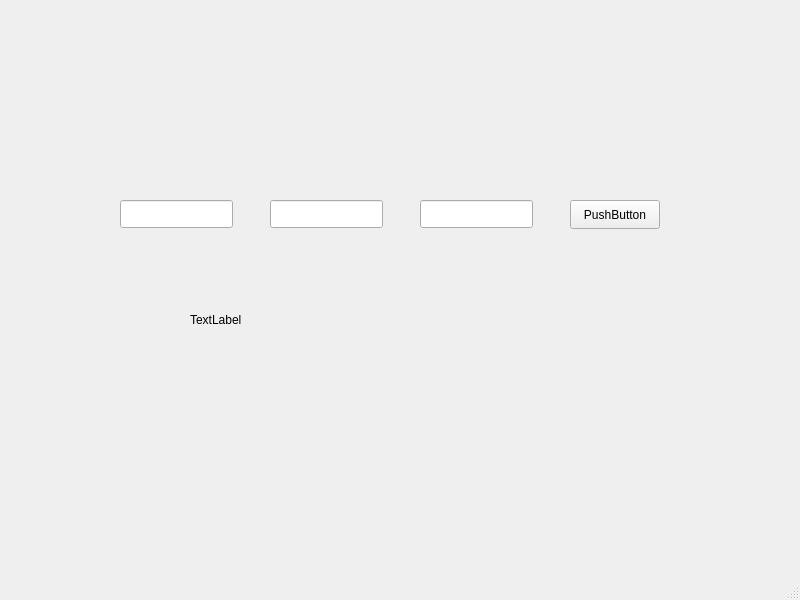
<?xml version="1.0" encoding="UTF-8"?>
<ui version="4.0">
 <class>MainWindow</class>
 <widget class="QMainWindow" name="MainWindow">
  <property name="geometry">
   <rect>
    <x>0</x>
    <y>0</y>
    <width>800</width>
    <height>600</height>
   </rect>
  </property>
  <property name="windowTitle">
   <string>MainWindow</string>
  </property>
  <widget class="QWidget" name="centralwidget">
   <widget class="QLineEdit" name="lineA">
    <property name="geometry">
     <rect>
      <x>120</x>
      <y>200</y>
      <width>113</width>
      <height>28</height>
     </rect>
    </property>
   </widget>
   <widget class="QLineEdit" name="lineB">
    <property name="geometry">
     <rect>
      <x>270</x>
      <y>200</y>
      <width>113</width>
      <height>28</height>
     </rect>
    </property>
   </widget>
   <widget class="QLineEdit" name="lineC">
    <property name="geometry">
     <rect>
      <x>420</x>
      <y>200</y>
      <width>113</width>
      <height>28</height>
     </rect>
    </property>
   </widget>
   <widget class="QPushButton" name="btnResolver">
    <property name="geometry">
     <rect>
      <x>570</x>
      <y>200</y>
      <width>90</width>
      <height>29</height>
     </rect>
    </property>
    <property name="text">
     <string>PushButton</string>
    </property>
   </widget>
   <widget class="QLabel" name="labelResultado">
    <property name="geometry">
     <rect>
      <x>190</x>
      <y>310</y>
      <width>401</width>
      <height>20</height>
     </rect>
    </property>
    <property name="text">
     <string>TextLabel</string>
    </property>
   </widget>
  </widget>
  <widget class="QMenuBar" name="menubar">
   <property name="geometry">
    <rect>
     <x>0</x>
     <y>0</y>
     <width>800</width>
     <height>25</height>
    </rect>
   </property>
  </widget>
  <widget class="QStatusBar" name="statusbar"/>
 </widget>
 <resources/>
 <connections/>
</ui>
